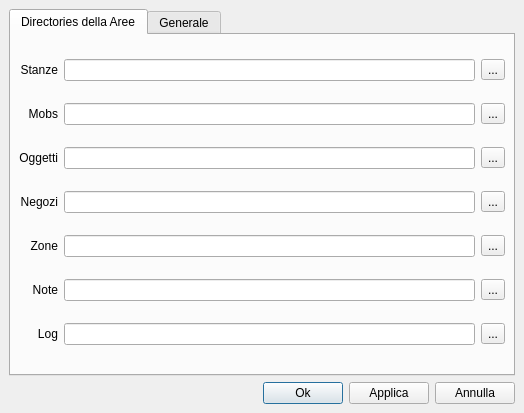
<ui version="4.0" >
 <class>GuiSettings</class>
 <widget class="QDialog" name="GuiSettings" >
  <property name="geometry" >
   <rect>
    <x>0</x>
    <y>0</y>
    <width>524</width>
    <height>413</height>
   </rect>
  </property>
  <property name="windowTitle" >
   <string>Dialog</string>
  </property>
  <layout class="QVBoxLayout" >
   <property name="margin" >
    <number>9</number>
   </property>
   <property name="spacing" >
    <number>6</number>
   </property>
   <item>
    <widget class="QTabWidget" name="mp_twMain" >
     <property name="currentIndex" >
      <number>0</number>
     </property>
     <widget class="QWidget" name="mp_wDirectories" >
      <attribute name="title" >
       <string>Directories della Aree</string>
      </attribute>
      <layout class="QGridLayout" >
       <property name="margin" >
        <number>8</number>
       </property>
       <property name="spacing" >
        <number>6</number>
       </property>
       <item row="1" column="2" >
        <widget class="QToolButton" name="mp_tbMobsDir" >
         <property name="text" >
          <string>...</string>
         </property>
        </widget>
       </item>
       <item row="0" column="0" >
        <widget class="QLabel" name="mp_labelRoomsDir" >
         <property name="text" >
          <string>Stanze</string>
         </property>
         <property name="alignment" >
          <set>Qt::AlignRight|Qt::AlignTrailing|Qt::AlignVCenter</set>
         </property>
        </widget>
       </item>
       <item row="4" column="1" >
        <widget class="QLineEdit" name="mp_leZonesDir" />
       </item>
       <item row="5" column="0" >
        <widget class="QLabel" name="mp_labelNotesDir" >
         <property name="text" >
          <string>Note</string>
         </property>
         <property name="alignment" >
          <set>Qt::AlignRight|Qt::AlignTrailing|Qt::AlignVCenter</set>
         </property>
        </widget>
       </item>
       <item row="3" column="2" >
        <widget class="QToolButton" name="mp_tbShopsDir" >
         <property name="text" >
          <string>...</string>
         </property>
        </widget>
       </item>
       <item row="0" column="2" >
        <widget class="QToolButton" name="mp_tbRoomsDir" >
         <property name="text" >
          <string>...</string>
         </property>
        </widget>
       </item>
       <item row="4" column="2" >
        <widget class="QToolButton" name="mp_tbZonesDir" >
         <property name="text" >
          <string>...</string>
         </property>
        </widget>
       </item>
       <item row="4" column="0" >
        <widget class="QLabel" name="mp_labelZonesDir" >
         <property name="text" >
          <string>Zone</string>
         </property>
         <property name="alignment" >
          <set>Qt::AlignRight|Qt::AlignTrailing|Qt::AlignVCenter</set>
         </property>
        </widget>
       </item>
       <item row="2" column="2" >
        <widget class="QToolButton" name="mp_tbItemsDir" >
         <property name="text" >
          <string>...</string>
         </property>
        </widget>
       </item>
       <item row="3" column="0" >
        <widget class="QLabel" name="mp_labelShopsDir" >
         <property name="enabled" >
          <bool>true</bool>
         </property>
         <property name="text" >
          <string>Negozi</string>
         </property>
         <property name="alignment" >
          <set>Qt::AlignRight|Qt::AlignTrailing|Qt::AlignVCenter</set>
         </property>
        </widget>
       </item>
       <item row="1" column="1" >
        <widget class="QLineEdit" name="mp_leMobsDir" />
       </item>
       <item row="1" column="0" >
        <widget class="QLabel" name="mp_labelMobsDir" >
         <property name="minimumSize" >
          <size>
           <width>0</width>
           <height>0</height>
          </size>
         </property>
         <property name="text" >
          <string>Mobs</string>
         </property>
         <property name="alignment" >
          <set>Qt::AlignRight|Qt::AlignTrailing|Qt::AlignVCenter</set>
         </property>
        </widget>
       </item>
       <item row="5" column="2" >
        <widget class="QToolButton" name="mp_tbNotesDir" >
         <property name="text" >
          <string>...</string>
         </property>
        </widget>
       </item>
       <item row="5" column="1" >
        <widget class="QLineEdit" name="mp_leNotesDir" />
       </item>
       <item row="3" column="1" >
        <widget class="QLineEdit" name="mp_leShopsDir" >
         <property name="enabled" >
          <bool>true</bool>
         </property>
        </widget>
       </item>
       <item row="2" column="1" >
        <widget class="QLineEdit" name="mp_leItemsDir" />
       </item>
       <item row="0" column="1" >
        <widget class="QLineEdit" name="mp_leRoomsDir" />
       </item>
       <item row="2" column="0" >
        <widget class="QLabel" name="mp_labelItemsDir" >
         <property name="text" >
          <string>Oggetti</string>
         </property>
         <property name="alignment" >
          <set>Qt::AlignRight|Qt::AlignTrailing|Qt::AlignVCenter</set>
         </property>
        </widget>
       </item>
       <item row="6" column="1" >
        <widget class="QLineEdit" name="mp_leLogsDir" />
       </item>
       <item row="6" column="0" >
        <widget class="QLabel" name="mp_labelLogsDir" >
         <property name="layoutDirection" >
          <enum>Qt::LeftToRight</enum>
         </property>
         <property name="text" >
          <string>Log</string>
         </property>
         <property name="alignment" >
          <set>Qt::AlignRight|Qt::AlignTrailing|Qt::AlignVCenter</set>
         </property>
        </widget>
       </item>
       <item row="6" column="2" >
        <widget class="QToolButton" name="mp_tbLogsDir" >
         <property name="text" >
          <string>...</string>
         </property>
        </widget>
       </item>
      </layout>
     </widget>
     <widget class="QWidget" name="mp_wGeneral" >
      <attribute name="title" >
       <string>Generale</string>
      </attribute>
      <layout class="QVBoxLayout" >
       <property name="margin" >
        <number>9</number>
       </property>
       <property name="spacing" >
        <number>6</number>
       </property>
       <item>
        <widget class="QCheckBox" name="mp_cbCheckAreasAtStartup" >
         <property name="text" >
          <string>Alla partenza genera automaticamente la lista delle aree</string>
         </property>
        </widget>
       </item>
       <item>
        <widget class="QCheckBox" name="mp_cbApplyAlways" >
         <property name="text" >
          <string>Applica automaticamente le modifiche ad una entita' alla chiusura della finestra</string>
         </property>
        </widget>
       </item>
       <item>
        <widget class="QCheckBox" name="mp_cbAssignZoneToRoom" >
         <property name="text" >
          <string>Assegna automaticamente il riferimento della zona alle stanze</string>
         </property>
        </widget>
       </item>
       <item>
        <widget class="QFrame" name="frame" >
         <property name="sizePolicy" >
          <sizepolicy>
           <hsizetype>5</hsizetype>
           <vsizetype>0</vsizetype>
           <horstretch>0</horstretch>
           <verstretch>0</verstretch>
          </sizepolicy>
         </property>
         <property name="frameShape" >
          <enum>QFrame::NoFrame</enum>
         </property>
         <property name="frameShadow" >
          <enum>QFrame::Plain</enum>
         </property>
         <property name="lineWidth" >
          <number>0</number>
         </property>
         <layout class="QHBoxLayout" >
          <property name="margin" >
           <number>9</number>
          </property>
          <property name="spacing" >
           <number>6</number>
          </property>
          <item>
           <widget class="QLabel" name="label" >
            <property name="sizePolicy" >
             <sizepolicy>
              <hsizetype>13</hsizetype>
              <vsizetype>5</vsizetype>
              <horstretch>0</horstretch>
              <verstretch>0</verstretch>
             </sizepolicy>
            </property>
            <property name="text" >
             <string>Tema di Kreator</string>
            </property>
           </widget>
          </item>
          <item>
           <widget class="QComboBox" name="mp_comboTheme" >
            <property name="sizePolicy" >
             <sizepolicy>
              <hsizetype>13</hsizetype>
              <vsizetype>0</vsizetype>
              <horstretch>0</horstretch>
              <verstretch>0</verstretch>
             </sizepolicy>
            </property>
           </widget>
          </item>
         </layout>
        </widget>
       </item>
      </layout>
     </widget>
    </widget>
   </item>
   <item>
    <layout class="QHBoxLayout" >
     <property name="margin" >
      <number>0</number>
     </property>
     <property name="spacing" >
      <number>6</number>
     </property>
     <item>
      <spacer>
       <property name="orientation" >
        <enum>Qt::Horizontal</enum>
       </property>
       <property name="sizeHint" >
        <size>
         <width>40</width>
         <height>20</height>
        </size>
       </property>
      </spacer>
     </item>
     <item>
      <widget class="QPushButton" name="mp_pbOk" >
       <property name="text" >
        <string>Ok</string>
       </property>
      </widget>
     </item>
     <item>
      <widget class="QPushButton" name="mp_pbSave" >
       <property name="text" >
        <string>Applica</string>
       </property>
      </widget>
     </item>
     <item>
      <widget class="QPushButton" name="mp_pbCancel" >
       <property name="text" >
        <string>Annulla</string>
       </property>
      </widget>
     </item>
    </layout>
   </item>
  </layout>
 </widget>
 <tabstops>
  <tabstop>mp_twMain</tabstop>
  <tabstop>mp_leRoomsDir</tabstop>
  <tabstop>mp_tbRoomsDir</tabstop>
  <tabstop>mp_leMobsDir</tabstop>
  <tabstop>mp_tbMobsDir</tabstop>
  <tabstop>mp_leItemsDir</tabstop>
  <tabstop>mp_tbItemsDir</tabstop>
  <tabstop>mp_leShopsDir</tabstop>
  <tabstop>mp_tbShopsDir</tabstop>
  <tabstop>mp_leZonesDir</tabstop>
  <tabstop>mp_tbZonesDir</tabstop>
  <tabstop>mp_leNotesDir</tabstop>
  <tabstop>mp_tbNotesDir</tabstop>
  <tabstop>mp_pbOk</tabstop>
  <tabstop>mp_pbSave</tabstop>
  <tabstop>mp_pbCancel</tabstop>
  <tabstop>mp_cbCheckAreasAtStartup</tabstop>
  <tabstop>mp_cbApplyAlways</tabstop>
  <tabstop>mp_cbAssignZoneToRoom</tabstop>
 </tabstops>
 <resources/>
 <connections/>
</ui>
